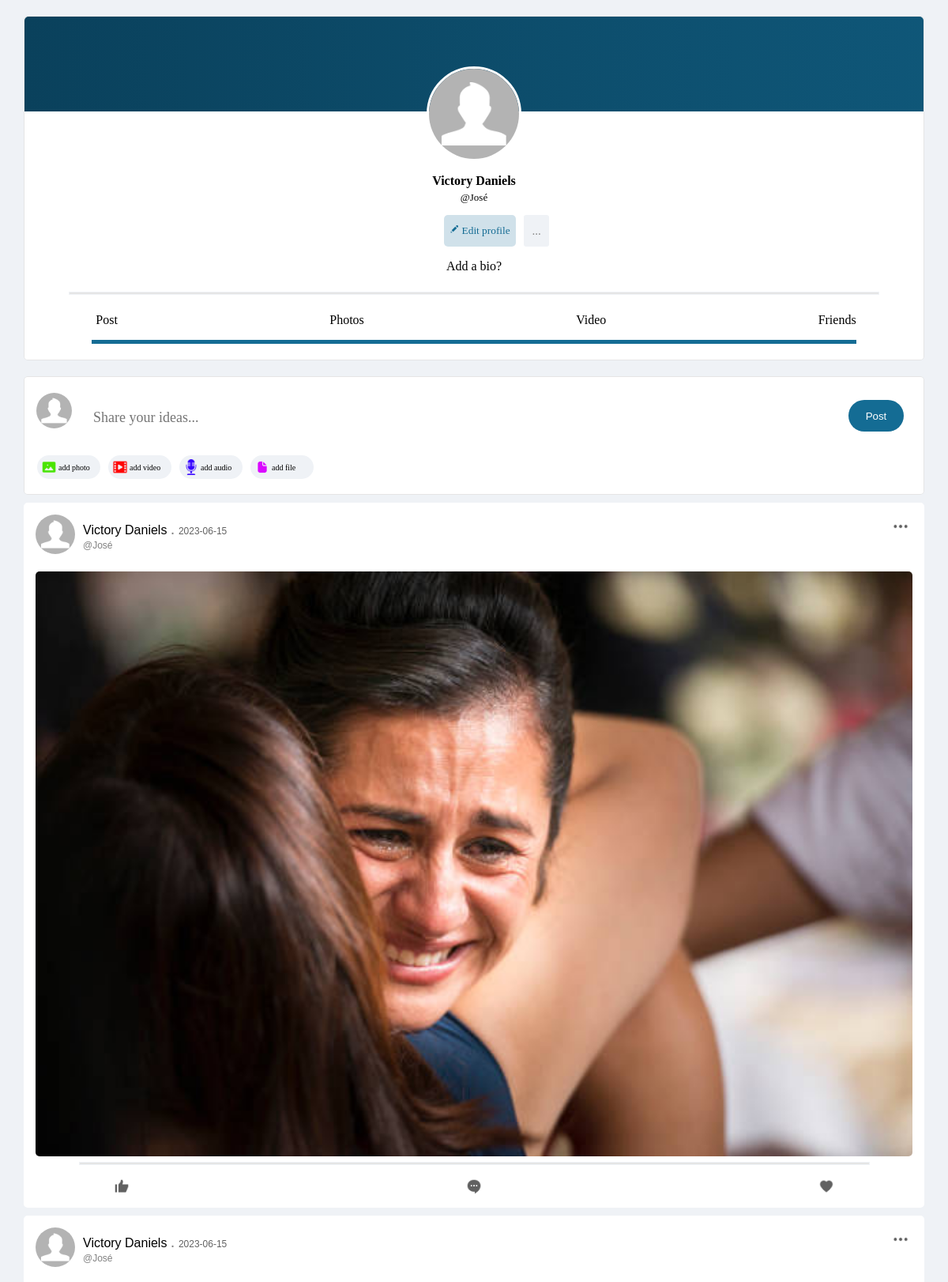
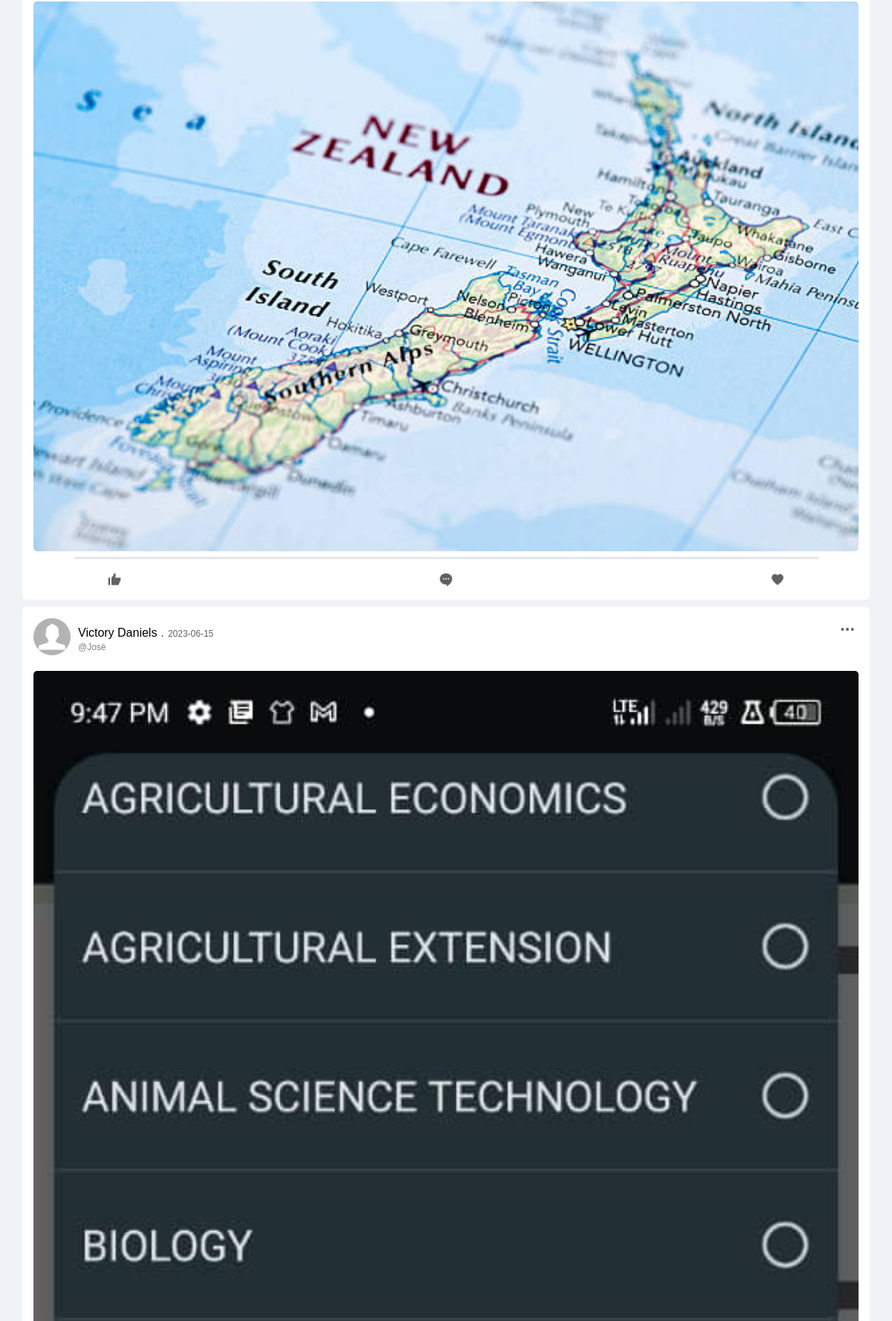
Page /my-profile (signed in, upper part) on the committed database (2 pictures, top to bottom).
### BlogPost.py (models this page shows)
class User_signup(db.Model):
	_bind_key_ = "user"
	id = db.Column(db.Integer, primary_key=True)
	first_name = db.Column(db.String, default="User"+str(id))
	last_name = db.Column(db.String, nullable=False)
	user_name = db.Column(db.String, nullable=False)
	email = db.Column(db.String, nullable=False)
	password = db.Column(db.String, nullable=False)
	user_dp = db.Column(db.String, nullable=False)
	user_bio = db.Column(db.String, nullable=False)

class BlogPost(db.Model):
	id = db.Column(db.Integer, primary_key=True)
	user_id = db.Column(db.Integer)
	article = db.Column(db.String(100), nullable=False)
	date_time = db.Column(db.String, nullable=False)
	author = db.Column(db.String(20), nullable=False)
	img_path = db.Column(db.String)
	post_likes = db.Column(db.String)

### BlogPost.py (the view)
@app.route("/my-profile", methods=["GET","POST"])
def my_profile():
	uid = session.get("uid")
	db_data = db.session.query(User_signup).all()
	bp_data = db.session.query(BlogPost).all()
	user_db = db.session.query(User_signup).filter_by(id = uid).first()
	if request.method == "POST":
		return "ok"
	else:
		return render_template("my-profile.html",uid=uid,user_db = user_db,db_data = db_data, bp_data = bp_data)

### templates/my-profile.html (shortened to what this page needs)
<!DOCTYPE html>
<html lang="en">
<head>
    <link rel="stylesheet" href="{{url_for('static', filename='my-profile.css')}}">
    <link rel="stylesheet" href="{{url_for('static',filename='user_page.css')}}">
</head>
<body>
    <div class="top_box_body">
        <div class="top_box">
            <div class="cover_photo">
            </div>
            <div class="user_dp_body">
            {% set user_dp = user_db.user_dp %}
            <img src="{{user_dp}}" alt=""></img>
            <div class="user_names">
                <p>{{user_db.first_name}} {{user_db.last_name}}</p>
                <h4 class="username">{{user_db.user_name}}</h4>
            </div>
        </div>
            <div class="edit_profile_btn_box">
                <div class="edit_profile_btn">
                <a href="{{url_for('edit_profile')}}"><button class="button1"><img src="{{url_for('static', filename='pencil.png')}}" alt=""></img> Edit profile</button></a>
                <button class="button2">...</button>
                </div>
            </div>
            <div class="bio">
                {% set userbio = user_db.user_bio %}
                <p>{{userbio}}</p>
            </div>
            <hr>
            <div class="user_interacted_body">
            <div class="user_interacted">
                <div class="text_post">
                    <p>Post</p>
                </div>
                <div class="text_photo">
                    <p onclick="tab_photos()">Photos</p>
                </div>
               <div class="text_video">
                   <p>Video</p>
               </div>
                <div class="text_friends">
                    <p>Friends</p>
                </div>
            </div>
            </div>
        </div>
    </div>
    <div class="create_post_box" id="post_box_a">
        <div class="post_input_box">
            <div class="post_user_dp">
                <img src="{{user_dp}}" alt=""></img>
               <form method="POST" action="{{url_for('user_page')}}">
                <div class="mini_post_btn">
                    <input type="submit" value="Post">
                </div>
            </div>
            <div class="post_input">
                <input type="text" placeholder="Share your ideas..." name="content">
            </div>
            <div class="add_media">
                <div class="add_photo" onclick="open_addimage()">
                    <img src="{{url_for('static',filename='photo.png')}}" alt=""></img > <p>add photo</p>
                </div>
                <div class="add_video">
                    <img src="{{url_for('static',filename='video.png')}}" alt=""></img> <p>add video</p>
                </div>
                <div class="add_audio">
                    <img src="{{url_for('static',filename='mic.png')}}" alt=""></img> <p>add audio</p>
                </div>
                <div class="add_file">
                    <img src="{{url_for('static',filename='file.png')}}" alt=""></img> <p>add file</p>
                </div>
            </div>
        </div>
    </div>
    <div class="post_body" id="post_body">
        {% for post_db in bp_data %}
            <div class="post_box">
                {% if post_db.user_id == uid %}
                <div class="option_bar">
                    <img src="{{url_for('static',filename='more.png')}}" alt=""></img>
                </div>
                <div class="user_post_details">
                <div class="post_dp">
                <img src="{{user_dp}}" alt=""></img>
                <div class="post_text">
                    <p>{{post_db.author}} <span class="dot">.</span> <span class="date">{{post_db.date_time}}</span></p>
                    <h3>{{user_db.user_name}}</h3>
                </div>
                </div>
                <div class="post_content">
                   {% set post_img = post_db.img_path %}
                   {% if post_img!="" %}
                        <div class="post_image_body">
                        <img src="{{post_img}}" alt=""></img>
                        </div>
                   {% endif %}
                    <hr>
                </div>
                </div>
                <div class="interaction_box">
                    <div class="i_box">
                    <div class="like">
                        <img src="{{url_for('static', filename='like.png')}}" alt=""></img>
                    </div>
                    <div class="comment">
                        <img src="{{url_for('static', filename='comment.png')}}" alt=""></img>
                    </div>
                    <div class="love">
                        <img src="{{url_for('static', filename='love.png')}}" alt=""></img>
                    </div>
                </div>
            </div>
            {% endif %}
            </div>
       {% endfor %}
    </div>
</body>
</html>

### static/my-profile.css (style rules this page uses)
* { box-sizing: border-box; }
body { padding: 0; margin: 0; background-color: #eff2f6; }
.top_box_body { margin-top: 20px; justify-content: center; display: flex; flex-direction: column; align-items: center; }
.top_box { border-radius: 5px; width: 95%; background: white; outline: 0.1px solid #eff2f6; border: 1px solid rgba(0, 0, 0, 0.1); }
.cover_photo { background: linear-gradient(to right, #0A415C, #146C94); background-size: 200% auto; animation: gradientAnimation 5s linear infinite; height: 120px; border-top-right-radius: 5px; border-top-left-radius: 5px; }
.user_dp_body { margin-top: -60px; flex-direction: column; justify-content: center; display: flex; align-items: center; }
.user_dp_body img { width: 120px; height: 120px; object-fit: cover; border-radius: 100%; border: 3px solid white; }
.user_names { width: 100%; }
.user_names p { font-family: Montserrat; font-weight: 600; text-align: center; }
.username { font-family: Montserrat; font-weight: 300; margin-top: -12px; text-align: center; font-size: 13px; }
.edit_profile_btn_box { justify-content: center; align-items: center; display: flex; }
.edit_profile_btn { display: flex; }
.edit_profile_btn a { width: 100%; }
.edit_profile_btn .button1, .button2 { height: 40px; background-color: rgba(20, 108, 148, 0.2); border-radius: 5px; font-family: Calibri; font-weight: 500; border: none; color: #146C94; }
.edit_profile_btn .button2 { width: 40px; height: 40px; background: #eff2f6; color: gray; font-size: 15px; margin-left: 5px; }
.edit_profile_btn img { width: 12px; }
.bio { justify-content: center; align-items: center; display: flex; }
.bio p { font-family: Calibri; font-weight: 400; }
hr { border:1px solid #eff2f6; width: 90%; }
.user_interacted_body { justify-content: center; align-items: center; display: flex; margin-bottom: 20px; }
.user_interacted { justify-content: space-between; align-items: center; display: flex; width: 85%; border-bottom: 5px solid #146C94; }
.text_post { font-family: Calibri; font-weight: 400; margin-left: 5px; }
.text_photo { font-family: Calibri; font-weight: 400; margin-left: 5px; }
.text_video { font-family: Calibri; font-weight: 400; margin-left: 5px }
.text_friends { font-family: Calibri; font-weight: 400; margin-left: 5px }
#post_box_a { margin-top: -50px; }

### rows in the picture
User_signup: user_dp (placeholder picture), first_name "Victory", last_name "Daniels", user_name "@José", user_bio "Add a bio?"
BlogPost: user_dp (placeholder picture), author "Victory Daniels", date_time "2023-06-15", img_path (picture)
BlogPost: user_dp (placeholder picture), author "Victory Daniels", date_time "2023-06-15", img_path (picture)
BlogPost: user_dp (placeholder picture), author "Victory Daniels", date_time "2023-06-15", img_path (picture)
